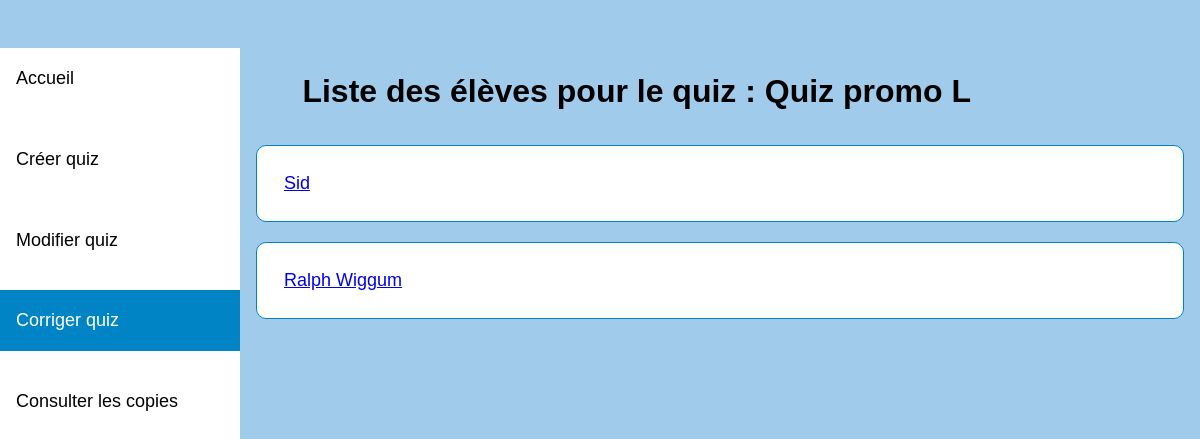
The page /corriger_eleve_liste.php?id_quiz=4 on the database as committed earlier.
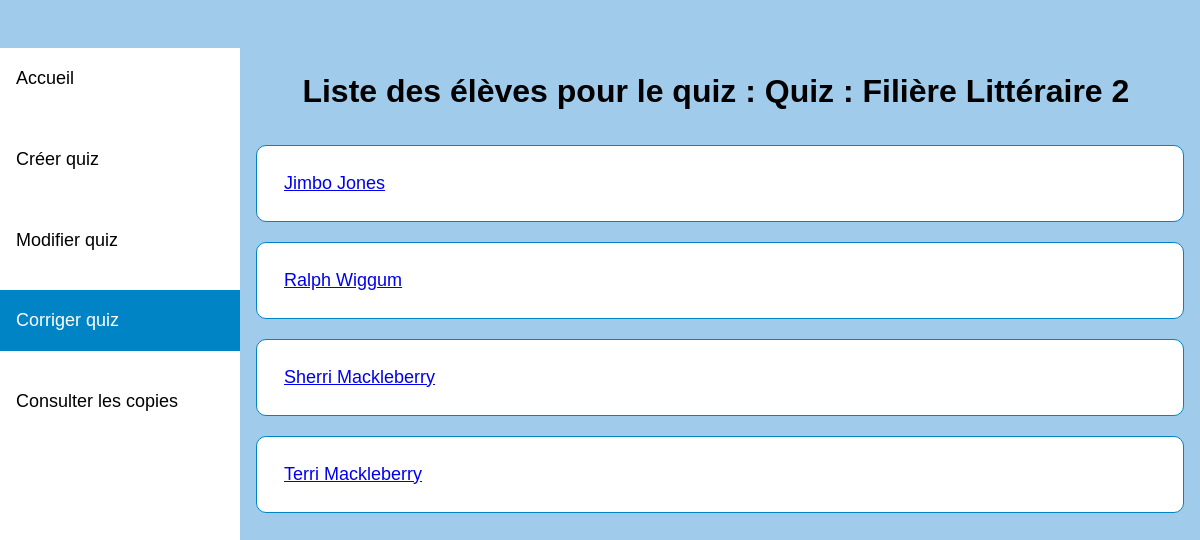
The same page on the database as committed later.
### tables this page shows
CREATE TABLE `quiz` (
  `id_quiz` int(11) NOT NULL,
  `id_promo` int(11) NOT NULL,
  `nom` varchar(255) NOT NULL,
  `id_formateur` int(11) NOT NULL,
  `start_time` datetime DEFAULT NULL,
  `end_time` datetime DEFAULT NULL
);

CREATE TABLE `utilisateurs` (
  `id_user` int(11) NOT NULL,
  `id_promo` int(11) NOT NULL,
  `pseudo` varchar(100) NOT NULL,
  `password` text NOT NULL,
  `role` varchar(30) NOT NULL
);

### corriger_eleve_liste.php (the view, shortened to what this page needs)
<html>
 <head>
 <link rel="stylesheet" href="accueil.css" media="screen" type="text/css" />
</head>
 <body>
<ul>
  <li><a href="formateur.php">Accueil</a></li>
  <li><a href="creerquizz.php">Créer quiz</a></li>
  <li><a href="modif_quiz_liste.php">Modifier quiz</a></li>
  <li><a class="active" href="corriger_quiz_liste.php">Corriger quiz</a></li>
  <li><a href="consult_quiz_liste_prof.php">Consulter les copies</a></li>
</ul>
<?php
require_once('connexion.php');
$id_quiz = $_GET['id_quiz'];
$requete_quiz = $bdd->prepare("SELECT nom FROM quiz WHERE id_quiz = ?");
$requete_quiz->execute(array($id_quiz));
$quiz = $requete_quiz->fetch();
echo "<div id='container'>";
echo "<div id='content'>";
echo "<h1>Liste des élèves pour le quiz : ".$quiz['nom']."</h1>";
$requete_eleves = $bdd->prepare("SELECT id_user, pseudo FROM utilisateurs WHERE id_promo = (SELECT id_promo FROM quiz WHERE id_quiz = ?)");
$requete_eleves->execute(array($id_quiz));
while ($eleve = $requete_eleves->fetch()) {
    echo "<div id='liste'><a href='corriger_copie.php?id_quiz=".$id_quiz."&id_user=".$eleve['id_user']."'>".$eleve['pseudo']."</a></div>";
}
echo "</div>";
echo "</div>";
?>
</body>
</html>

Rows that differ between the two databases and show on the page:
changed quiz: nom "Quiz promo L" → "Quiz : Filière Littéraire 2"
changed utilisateurs: pseudo "Sid" → "Jimbo Jones"
added utilisateurs: pseudo "Sherri Mackleberry"
added utilisateurs: pseudo "Terri Mackleberry"
